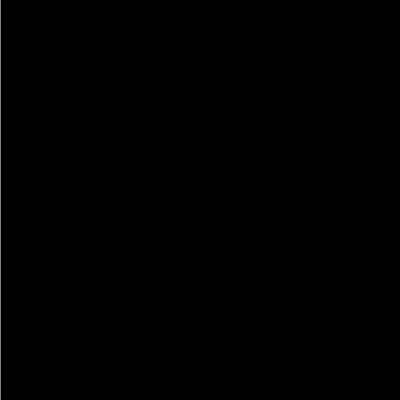
Frame 1 (no input)
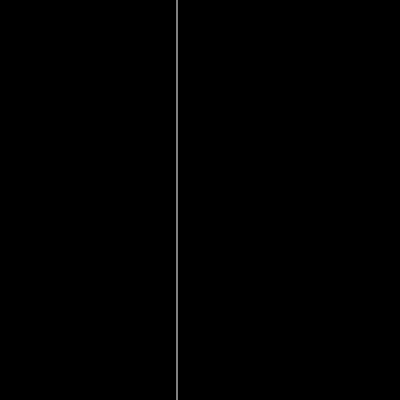
Frame 60 (no input)
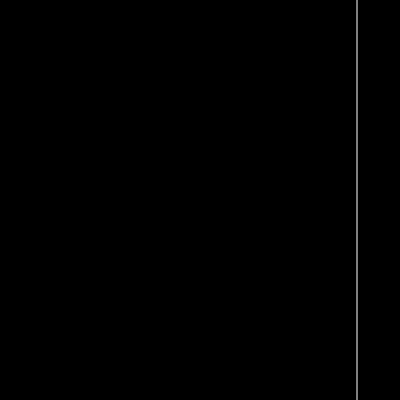
Frame 120 (the mouse pressed at the canvas centre since frame 60)

The p5.js sketch that drew these frames (run headless with seeded random() and noise() and a simulated clock; from frame 60 on, the mouse is pressed at the canvas centre):

// p5.js sketch
// ── sketch.js
var x = 0;

function setup() {
  createCanvas(400, 400);
  setTimeout(rainbow, 3000);
  // rainbow();
}

function draw() {
  background(0);
  stroke(255);
  line(x, 0, x, height);
  x = x + 3
  
  if (x > width) {
    x = 0;
  }
}

function rainbow() {
  createP('rainbow');
  setTimeout(rainbow, 3000);
}

// function mousePressed() {
//   setTimeout(rainbow, 3000);
// }
